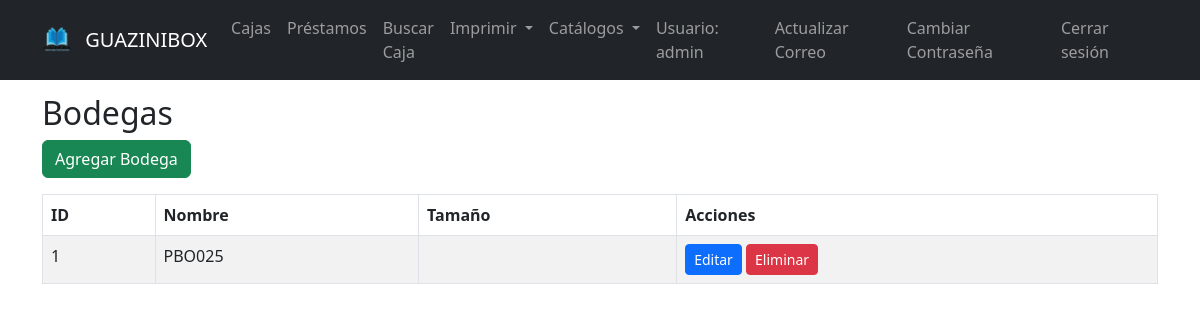
Page /bodegas (signed in) on the earlier database version.
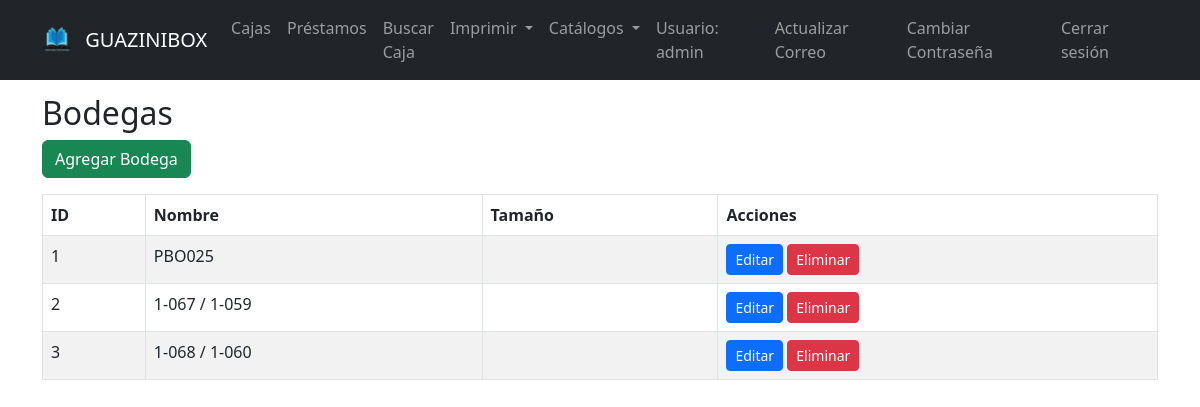
Same page on the later database version.
### tables this page shows
CREATE TABLE bodegas (
            id INTEGER PRIMARY KEY AUTOINCREMENT,
            nombre TEXT NOT NULL
        );

### app.py (the view)
@app.route("/bodegas")
@login_required
def bodegas():
    bds = get_bodegas()
    return render_template("bodegas.html", bodegas=bds)

### app.py (called while the page is built)
def get_db_connection():
    conn = sqlite3.connect("archivo.db")
    conn.row_factory = sqlite3.Row
    return conn

def get_user_by_id(user_id):
    conn = get_db_connection()
    user = conn.execute("SELECT * FROM users WHERE id = ?", (user_id,)).fetchone()
    conn.close()
    if not user:
        return None
    return User(user["id"], user["username"], user["password"],
               user["email"] if "email" in user.keys() else None,
               user["reset_token"] if "reset_token" in user.keys() else None,
               user["token_expiry"] if "token_expiry" in user.keys() else None)

@login_manager.user_loader
def load_user(user_id):
    return get_user_by_id(user_id)

def get_bodegas():
    conn = get_db_connection()
    bds = conn.execute("SELECT * FROM bodegas").fetchall()
    conn.close()
    return bds

### templates/bodegas.html (shortened to what this page needs)
{% extends "base.html" %}
{% block content %}
<h2>Bodegas</h2>
<a href="{{ url_for('add_bodega') }}" class="btn btn-success mb-3">Agregar Bodega</a>
<table class="table table-bordered table-striped">
  <thead>
    <tr>
      <th>ID</th>
      <th>Nombre</th>
      <th>Tamaño</th>
      <th>Acciones</th>
    </tr>
  </thead>
  <tbody>
    {% for bodega in bodegas %}
    <tr>
      <td>{{ bodega.id }}</td>
      <td>{{ bodega.nombre }}</td>
      <td>{{ bodega.tamano }}</td>
      <td>
        <a href="{{ url_for('edit_bodega', bodega_id=bodega.id) }}" class="btn btn-primary btn-sm">Editar</a>
        <form action="{{ url_for('delete_bodega', bodega_id=bodega.id) }}" method="POST" style="display:inline-block;" onsubmit="return confirm('¿Estás seguro de eliminar esta bodega?');">
          <button type="submit" class="btn btn-danger btn-sm">Eliminar</button>
        </form>
      </td>
    </tr>
    {% endfor %}
  </tbody>
</table>
{% endblock %}

Differences in the rows shown:
added bodegas: id "2", nombre "1-067 / 1-059"
added bodegas: id "3", nombre "1-068 / 1-060"
